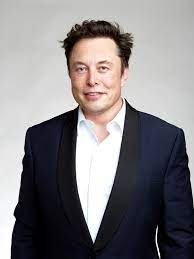
#> input picture project/elon-musk/Elon_Musk.jpg, 194 x 259 px
$ python elon-musk.py
#> lines starting #> are read from the running program, lines starting #| are printed output that depends on the picture; after the words box and inside, x2 and y2 are one past the last pixel; in counts of white or black regions, pixels touching at a corner belong together
import cv2
import numpy as np

resim = cv2.imread('Elon_Musk.jpg')
#> resim is the input picture: shape (259, 194, 3); mean B, G, R 130, 127.4, 130.6
resimGray = cv2.cvtColor(resim, cv2.COLOR_BGR2GRAY)
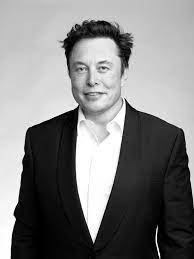
#> resimGray: shape (259, 194); min 0, max 255, mean 128.7
(T,resimBW1) = cv2.threshold(resimGray, 50,  255,  cv2.THRESH_BINARY)
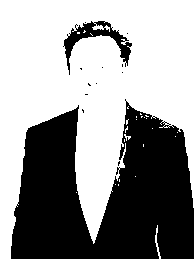
#> resimBW1: shape (259, 194); 58.8% white; 13 black regions (11 under 20 px), largest, box (x1, y1, x2, y2) and area: (11, 99, 194, 259) 19727, (63, 21, 132, 75) 967
(T,resimBW2) = cv2.threshold(resimGray, 100, 255, cv2.THRESH_BINARY)
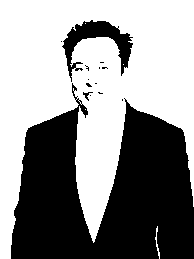
#> resimBW2: shape (259, 194); 56.7% white; 14 black regions (11 under 20 px), largest, box (x1, y1, x2, y2) and area: (11, 83, 194, 259) 20215, (62, 20, 133, 82) 1457, (83, 92, 93, 101) 31
(T,resimBW3) = cv2.threshold(resimGray, 150, 255, cv2.THRESH_BINARY)
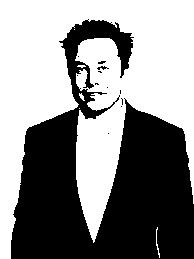
#> resimBW3: shape (259, 194); 54.7% white; 12 black regions (10 under 20 px), largest, box (x1, y1, x2, y2) and area: (11, 19, 194, 259) 22713, (97, 66, 109, 70) 24

(h,w)=resimGray.shape
#> h = 259; w = 194
resim = np.zeros((h,3*w), np.uint8)
resim [:,0:w] = resimBW3
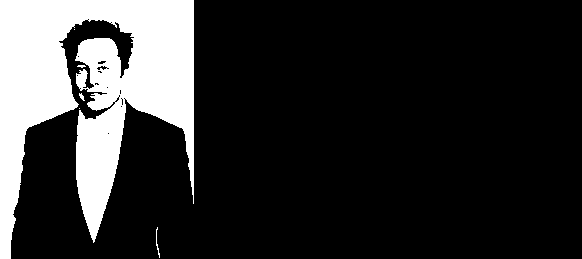
#> resim: shape (259, 582); 18.2% white; 6 white regions (3 under 20 px), largest, box (x1, y1, x2, y2) and area: (0, 0, 194, 259) 27383, (156, 227, 160, 258) 38, (79, 93, 85, 101) 24
resim [:,w:2*w] =resimBW1
resim [:,2*w:3*w] =resimBW2

resim = cv2.putText(resim, '(1)', (30,50), 1, 1, (0,0,0), 2, 0)
resim= cv2.putText(resim, '(2)', (w+30,50), 1, 1, (0,0,0), 2, 0)
resim= cv2.putText(resim, '(3)', (2*w+30,50), 1, 1, (0,0,0), 2, 0)
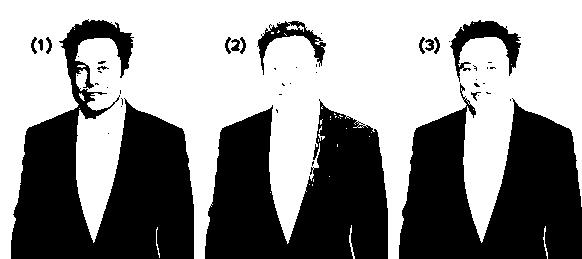
#> resim: shape (259, 582); 56.4% white; 48 black regions (32 under 20 px), largest, box (x1, y1, x2, y2) and area: (11, 19, 194, 259) 22713, (399, 83, 582, 259) 20215, (205, 99, 388, 259) 19727

s = 0.1
imgGrayResized = cv2.resize(resimGray, (int(s*resimGray.shape[1]/2), int(s*resimGray.shape[0]/2)), 0)


cv2.imwrite('elon musk binary.jpg', resim,[cv2.IMWRITE_JPEG_QUALITY,100])
cv2.imshow('elon musk binary', resim)
cv2.waitKey(0)
